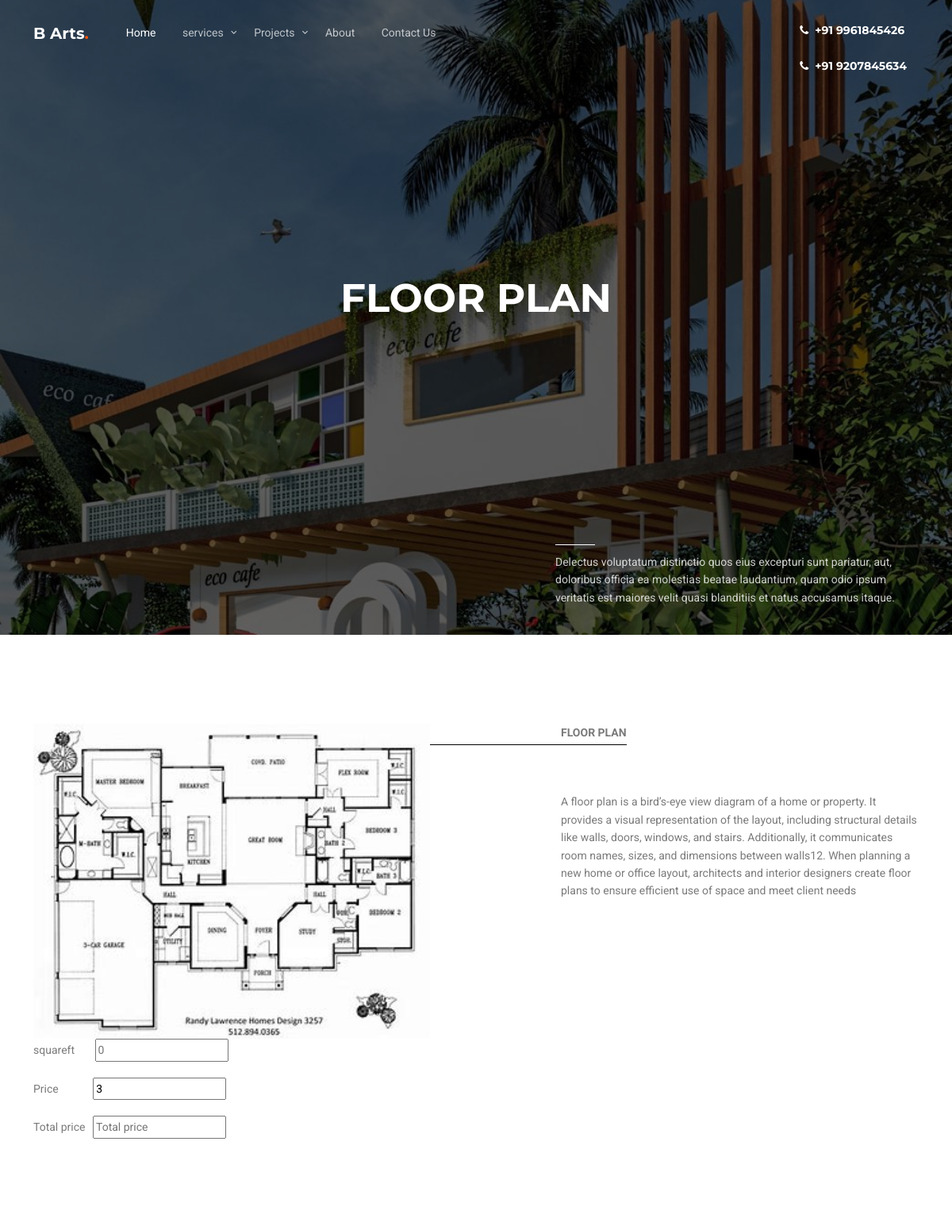
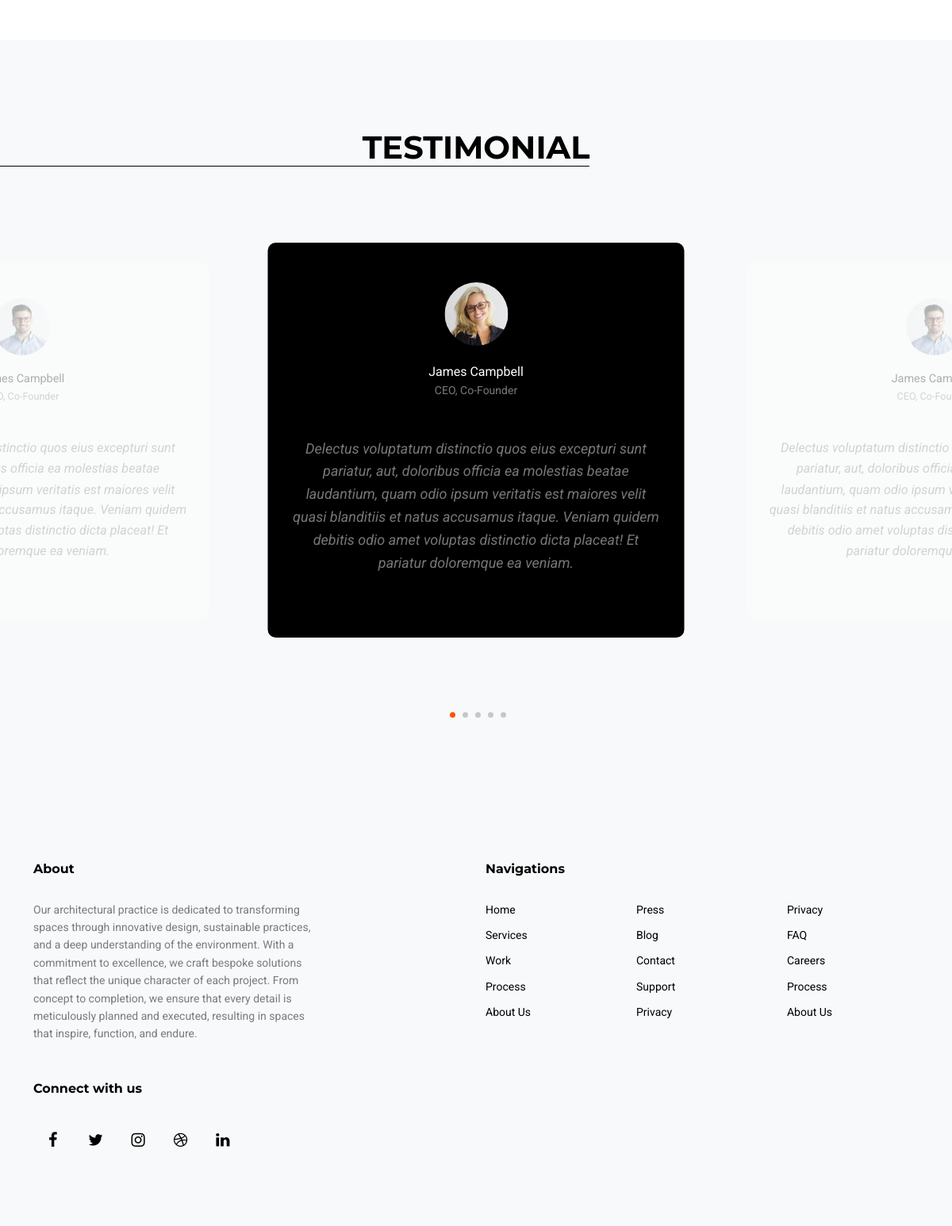
/bartsweb/single/8/, run on the app's committed database (2 pictures, top to bottom).
### Bartsapp/models.py (models this page shows)
class sub_categorydb(models.Model):
    Category=models.CharField(max_length=100,blank=True,null=True)
    subcategory_name=models.CharField(max_length=100,blank=True,null=True)
    Price=models.IntegerField(null=True,blank=True)
    Description=models.CharField(max_length=100,blank=True,null=True)
    Terms_conditions=models.CharField(max_length=100,blank=True,null=True)
    sub_categoryimage=models.ImageField(upload_to="category images",null=True,blank=True)

### bartsweb/views.py (the view)
# urls.py: path('single/<int:sid>/',views.single,name="single"),
def single(request,sid):
    scat = sub_categorydb.objects.get(id=sid)
    cat = Category_db.objects.all()
    return render(request, 'single.html',{'scat':scat,'cat':cat} )

### bartsweb/templates/single.html (shortened to what this page needs)
<!doctype html>
{% load static %}
<html lang="en">
<head>
	<link rel="stylesheet" href="{%static 'fonts/icomoon/style.css' %}">
	<link rel="stylesheet" href="{%static 'fonts/flaticon/font/flaticon.css' %}">
	<link rel="stylesheet" href="{%static 'css/tiny-slider.css' %}">
	<link rel="stylesheet" href="{%static 'css/aos.css' %}">
	<link rel="stylesheet" href="{%static 'css/glightbox.min.css' %}">
	<link rel="stylesheet" href="{%static 'css/style.css' %}">
</head>
<body>
	<nav class="site-nav">
		<div class="container">
			<div class="site-navigation">
				<a href="index.html" class="logo m-0 float-start">B Arts<span class="text-primary">.</span> </a>
				<ul class="js-clone-nav d-none d-lg-inline-block text-start site-menu float-start">
					<li class="active"><a href="{% url 'home'  %}">Home</a></li>
					<li class="has-children">
						<a href="projects.html">services</a>
					</li>
					<li class="has-children">
						<a href="{% url  'project_details' %}">Projects</a>
					</li>
					<li><a href="{% url 'about'%}">About</a></li>
					<li><a href="{% url 'contact'%}">Contact Us</a></li>
				</ul>
				<ul class="site-menu float-end d-none d-md-block">
					<li><a href="#" class="d-flex align-items-center text-white h2 fw-bold"><span class="icon-phone me-2"></span> <span>+91 9961845426</span></a></li><br>
					<li><a href="#" class="d-flex align-items-center text-white h2 fw-bold"><span class="icon-phone me-2"></span> <span>+91 9207845634</span></a></li>
				</ul>
			</div>
		</div>
	</nav>
	<div class="hero-2 overlay" style="background-image: url('{% static 'images/pic2.jpeg' %}');">
		<div class="container">
			<div class="row align-items-center">
				<div class="col-lg-5 mx-auto ">
					<h1 class="mb-5 text-center"><span>{{scat.subcategory_name}}</span></h1>
					<div class="intro-desc text-left">
						<div class="line"></div>
						<p>Delectus voluptatum distinctio quos eius excepturi sunt pariatur, aut, doloribus officia ea molestias beatae laudantium, quam odio ipsum veritatis est maiores velit quasi blanditiis et natus accusamus itaque.</p>
					</div>
				</div>
			</div>
		</div>
	</div>
	<div class="section sec-3">
		<div class="container">
			<div class="row mb-5 justify-content-between">
				<div class="col-lg-6 mb-lg-0 mb-4">
					<img src="{{scat.sub_categoryimage.url}}" alt="Image" style="width:500px" class="img-fluid">
				</div>
				<div class="col-lg-5">
					<div class="heading">{{scat.subcategory_name}}</div>
											<p>{{scat.Description}}</p>
				</div>
				<div >
					<form action="#" method="POST">
						<label style="margin-right:22px;">squareft</label>
						<input type="text" placeholder="0" min="500" id="sqrft" name="Sqrft" style="margin-bottom:20px;" ><br>
						<label style="margin-right:40px;">Price</label>
						<input type="text" value="{{scat.Price}}" readonly  id="price" name="Price" style="margin-bottom:20px;"><br>
						<label style="margin-right:6px;">Total price</label>
						<input type="text" placeholder="Total price"  id="total" name="Total" >
					</form>
				</div>
			</div>
		</div>
	</div>
	<div class="sec-4 section bg-light">
		<div class="text-center mb-5">
			<h2 class="heading mb-5 text-center">Testimonial</h2>
		</div>
		<div class="testimonial-slide-center-wrap" data-aos="fade-up" data-aos-delay="100">
			<div class="testimonial-slide-center testimonial-center" id="testimonial-center">
				<div class="item">
					<div class="testimonial-item">
						<div  class="testimonial-item-inner">
							<div class="testimonial-author mb-5">
								<img src="{% static 'images/person_2.jpg' %}" alt="Image" class="img-fluid">
								<strong class="d-block">James Campbell</strong>
								<span>CEO, Co-Founder</span>
							</div>
							<blockquote>
								Delectus voluptatum distinctio quos eius excepturi sunt pariatur, aut, doloribus officia ea molestias beatae laudantium, quam odio ipsum veritatis est maiores velit quasi blanditiis et natus accusamus itaque. Veniam quidem debitis odio amet voluptas distinctio dicta placeat! Et pariatur doloremque ea veniam.
							</blockquote>
						</div>
					</div>
				</div>
				<div class="item">
					<div class="testimonial-item">
						<div  class="testimonial-item-inner">
							<div class="testimonial-author mb-5">
								<img src="{% static 'images/person_1.jpg' %}" alt="Image" class="img-fluid">
								<strong class="d-block">James Campbell</strong>
								<span>CEO, Co-Founder</span>
							</div>
							<blockquote>
								Delectus voluptatum distinctio quos eius excepturi sunt pariatur, aut, doloribus officia ea molestias beatae laudantium, quam odio ipsum veritatis est maiores velit quasi blanditiis et natus accusamus itaque. Veniam quidem debitis odio amet voluptas distinctio dicta placeat! Et pariatur doloremque ea veniam.
							</blockquote>
						</div>
					</div>
				</div>
				<div class="item">
					<div class="testimonial-item">
						<div  class="testimonial-item-inner">
							<div class="testimonial-author mb-5">
								<img src="{% static 'images/person_1.jpg' %}" alt="Image" class="img-fluid">
								<strong class="d-block">James Campbell</strong>
								<span>CEO, Co-Founder</span>
							</div>
							<blockquote>
								Delectus voluptatum distinctio quos eius excepturi sunt pariatur, aut, doloribus officia ea molestias beatae laudantium, quam odio ipsum veritatis est maiores velit quasi blanditiis et natus accusamus itaque. Veniam quidem debitis odio amet voluptas distinctio dicta placeat! Et pariatur doloremque ea veniam.
							</blockquote>
						</div>
					</div>
				</div>
			</div>
		</div>
	</div>
		<div class="site-footer bg-light">
		<div class="container">
			<div class="row justify-content-between">
				<div class="col-lg-4">
					<div class="widget">
						<h3 class="line-top">About</h3>
						<p class="mb-5">Our architectural practice is dedicated to transforming spaces through innovative design, sustainable practices, and a deep understanding of the environment. With a commitment to excellence, we craft bespoke solutions that reflect the unique character of each project. From concept to completion, we ensure that every detail is meticulously planned and executed, resulting in spaces that inspire, function, and endure.</p>
					</div>
					<div class="widget">
						<h3 class="line-top">Connect with us</h3>
						<ul class="social list-unstyled mb-5">
							<li><a href="#"><span class="icon-facebook"></span></a></li>
							<li><a href="#"><span class="icon-twitter"></span></a></li>
							<li><a href="#"><span class="icon-instagram"></span></a></li>
							<li><a href="#"><span class="icon-dribbble"></span></a></li>
							<li><a href="#"><span class="icon-linkedin"></span></a></li>
						</ul>
					</div>
				</div>
				<div class="col-lg-6">
					<div class="row">
						<div class="col-12">
							<div class="widget">
								<h3 class="line-top">Navigations</h3>
							</div>
						</div>
						<div class="col-6 col-sm-6 col-md-4">
							<div class="widget">
								<ul class="links list-unstyled">
									<li><a href="#">Home</a></li>
									<li><a href="#">Services</a></li>
									<li><a href="#">Work</a></li>
									<li><a href="#">Process</a></li>
									<li><a href="#">About Us</a></li>
								</ul>
							</div>
						</div>
						<div class="col-6 col-sm-6 col-md-4">
							<div class="widget">
								<ul class="links list-unstyled">
									<li><a href="#">Press</a></li>
									<li><a href="#">Blog</a></li>
									<li><a href="#">Contact</a></li>
									<li><a href="#">Support</a></li>
									<li><a href="#">Privacy</a></li>
								</ul>
							</div>
						</div>
						<div class="col-6 col-sm-6 col-md-4">
							<div class="widget">
								<ul class="links list-unstyled">
									<li><a href="#">Privacy</a></li>
									<li><a href="#">FAQ</a></li>
									<li><a href="#">Careers</a></li>
									<li><a href="#">Process</a></li>
									<li><a href="#">About Us</a></li>
								</ul>
							</div>
						</div>
					</div>
				</div>
			</div>
		</div>
	</div>
</body>
</html>

### bartsweb/static/css/tiny-slider.css (style rules this page uses)
.tns-slider { -webkit-transition:all 0s;-moz-transition:all 0s;transition:all 0s }
.tns-slider>.tns-item { -webkit-box-sizing:border-box;-moz-box-sizing:border-box;box-sizing:border-box }
.tns-horizontal.tns-subpixel { white-space:nowrap }
.tns-horizontal.tns-subpixel>.tns-item { display:inline-block;vertical-align:top;white-space:normal }

### data on the page
sub_categorydb: subcategory_name "FLOOR PLAN", sub_categoryimage (picture), Description "A floor plan is a bird’s-eye view diagram of a home or property. It provides a visual representation of the layout, including structural details like walls, doors, windows, and stairs. Additionally, it communicates room names, sizes, and dimensions between walls12. When planning a new home or office layout, architects and interior designers create floor plans to ensure efficient use of space and meet client needs", Price "3"
